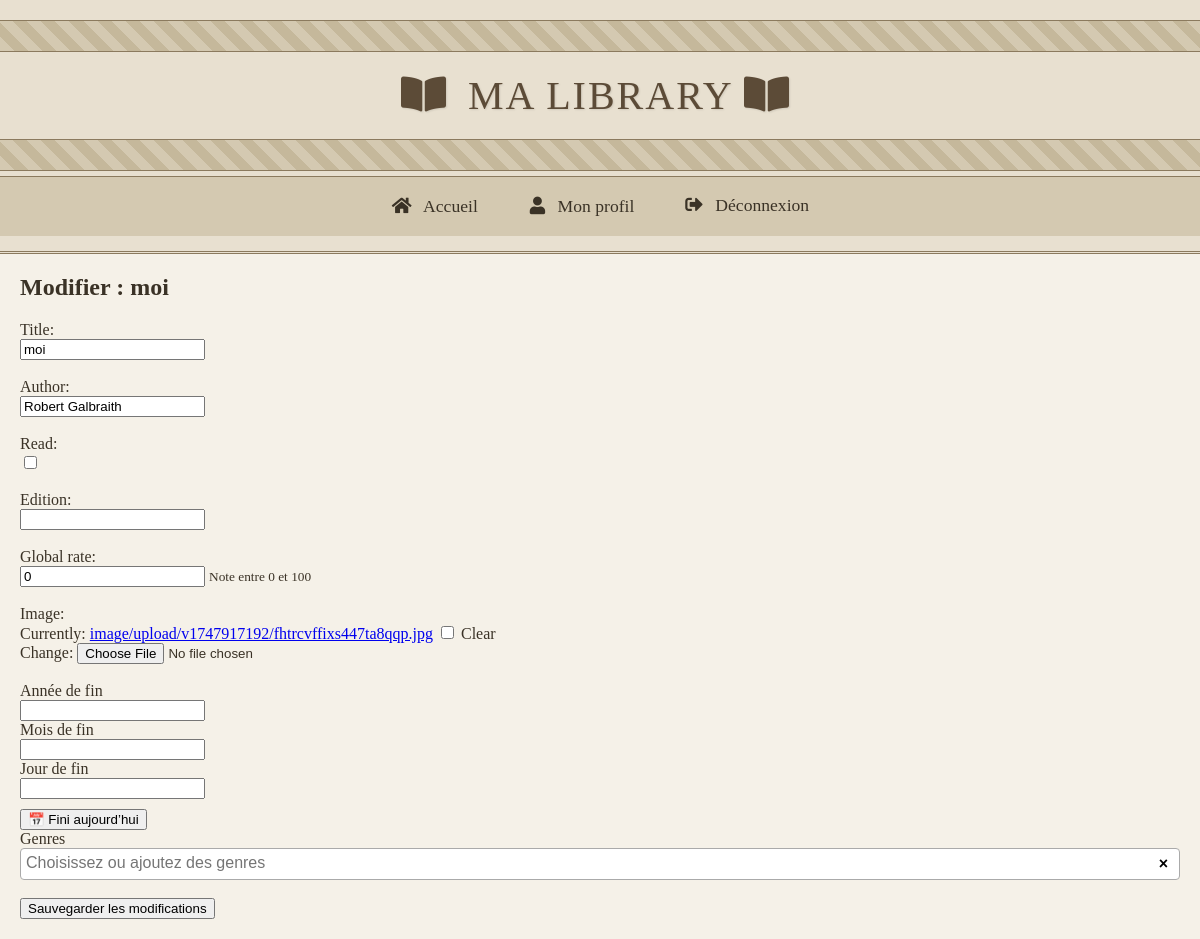
Page /book/10/edit/ (signed in) on the committed database.
### media/models.py (models this page shows, shortened)
class Book(models.Model):
    user = models.ForeignKey(User, on_delete=models.CASCADE)
    title = models.CharField(max_length=200)
    author = models.CharField(max_length=100, blank=True, null=True)
    read = models.BooleanField(default=False)
    genres = models.ManyToManyField(Genre, blank=True)
    finished_year = models.PositiveIntegerField(blank=True, null=True)
    finished_month = models.PositiveIntegerField(blank=True, null=True)
    finished_day = models.PositiveIntegerField(blank=True, null=True)
    edition = models.CharField(max_length=100, blank=True)
    global_rate = models.IntegerField(validators=[MinValueValidator(0),
                                                  MaxValueValidator(100)],
                                      null=True,blank=True,default=0,
                                      help_text="Note entre 0 et 100")
    if RENDER:
        image = CloudinaryField("image", blank=True, null=True)
    else:
        upload_path = 'book_images/'
        image = models.ImageField(upload_to=upload_path, blank=True, null=True)

### media/views.py (the view)
# urls.py: path('<str:model_name>/<int:item_id>/edit/', views.edit_item, name='edit_item'),
@login_required
def edit_item(request, model_name, item_id):
    model_mapping = {
        'book': Book,
        'movie': Movie,
        'series': Series,
        'manga': Manga,
    }
    model_class = model_mapping.get(model_name.lower())
    if not model_class:
        return redirect('home')
    item = get_object_or_404(model_class, id=item_id, user=request.user)
    form_class = {
        Book: BookForm,
        Movie: MovieForm,
        Series: SeriesForm,
        Manga: MangaForm
    }.get(model_class)
    if request.method == 'POST':
        form = form_class(request.POST, request.FILES, instance=item)
        if form.is_valid():
            item = form.save(user=request.user)
            return redirect('item_detail', model_name=model_name, item_id=item.id)
    else:
        form = form_class(instance=item)
        form.initial['raw_genres'] = ','.join([g.name for g in item.genres.all()])
    return render(request, 'media/edit_item.html', {
        'form': form,
        'title': f"Modifier : {item.title}",
        'all_genres': Genre.objects.all(),
    })

### media/forms.py (shortened to what this page needs)
class BookForm(forms.ModelForm):
    raw_genres = forms.CharField(
        widget=forms.HiddenInput(),
        required=False
    )
    class Meta:
        model = Book
        fields = ['title', 'author', 'read','finished_year','finished_month','finished_day', 'edition', 'global_rate', 'image']
    def __init__(self, *args, **kwargs):
        super().__init__(*args, **kwargs)

### templates/media/edit_item.html (shortened to what this page needs)
{% extends 'base.html' %}
{% load static %}
{% block content %}
  <h2>{{ title }}</h2>
  <form method="post" enctype="multipart/form-data">
    {% for field in form.visible_fields %}
      {% if field.name not in 'raw_genres finished_year finished_month finished_day' %}
        <div>
          {{ field.label_tag }}<br>
          {{ field }}
          {% if field.help_text %}
            <small>{{ field.help_text }}</small>
          {% endif %}
        </div>
        <br>
      {% endif %}
    {% endfor %}
    <div>
       <label>Année de fin</label><br>
       {{ form.finished_year }}
    </div>
    <div>
       <label>Mois de fin</label><br>
       {{ form.finished_month }}
    </div>
    <div>
       <label>Jour de fin</label><br>
       {{ form.finished_day }}
    </div>
    <div style="margin-top: 10px;">
       <button type="button" id="set-today">📅 Fini aujourd’hui</button>
    </div>
    <label for="genre-select">Genres</label>
    <br><br>
    <button type="submit">Sauvegarder les modifications</button>
  </form>
{% endblock %}
{% block extra_js %}
  <link href="https://cdn.jsdelivr.net/npm/select2@4.1.0-rc.0/dist/css/select2.min.css" rel="stylesheet" />
{% endblock %}

### static/style.css (style rules this page uses)
body { margin: 0; font-family: 'Times New Roman', serif; background-color: #f5f1e8; color: #3a3226; }

### rows in the picture
Book: visible_fields "moi" "Robert Galbraith" "0"

### other values in the picture
{{ title }} "Modifier : moi"
{{ field.label_tag }} "Title:" "Author:" "Read:" "Edition:" "Global rate:" "Image:"
{{ field.help_text }} "Note entre 0 et 100"
